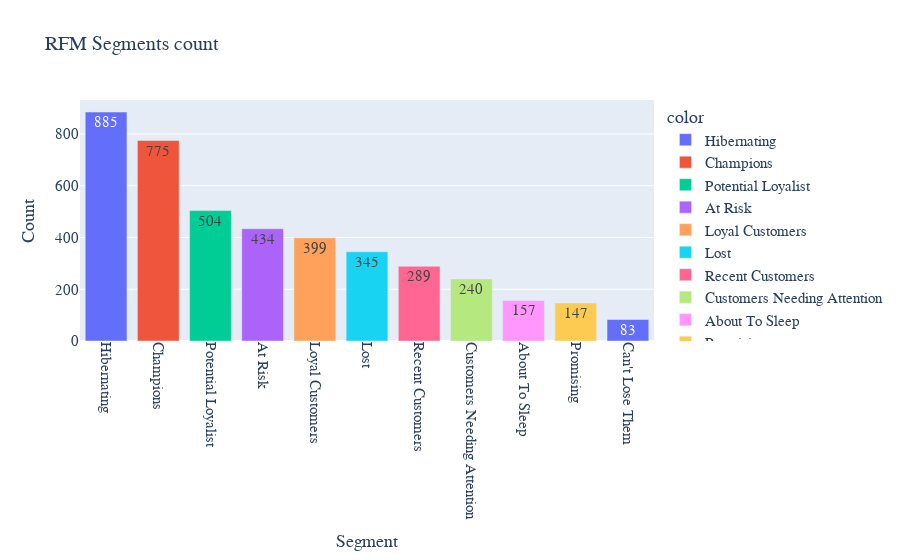

This figure's notebook cell:
### Code cell
Segment = rfm_score_cleaned['Segment'].value_counts()
fig = px.bar(x=Segment.index, 
             y=Segment.values,
             color=Segment.index,
             text=Segment.values,
             title="RFM Segments count")
fig.update_layout(
    xaxis_title="Segment",
    yaxis_title="Count",
    font=dict(size=15, family="Arial"),
    title_font=dict(size=20, family="Arial"),
    xaxis=dict(tickangle=90) 
)
fig.show()

### Figure 1 — Plotly figure (JSON) as saved in the notebook; plotly's stock layout.template omitted (floating-point values rounded to 4 significant figures)
{"data": [{"alignmentgroup": "True", "hovertemplate": "color=Hibernating<br>x=%{x}<br>y=%{y}<br>text=%{text}<extra></extra>", "legendgroup": "Hibernating", "marker": {"color": "#636efa", "pattern": {"shape": ""}}, "name": "Hibernating", "offsetgroup": "Hibernating", "orientation": "v", "showlegend": true, "text": [885], "textposition": "auto", "type": "bar", "x": ["Hibernating"], "xaxis": "x", "y": [885], "yaxis": "y"}, {"alignmentgroup": "True", "hovertemplate": "color=Champions<br>x=%{x}<br>y=%{y}<br>text=%{text}<extra></extra>", "legendgroup": "Champions", "marker": {"color": "#EF553B", "pattern": {"shape": ""}}, "name": "Champions", "offsetgroup": "Champions", "orientation": "v", "showlegend": true, "text": [775], "textposition": "auto", "type": "bar", "x": ["Champions"], "xaxis": "x", "y": [775], "yaxis": "y"}, {"alignmentgroup": "True", "hovertemplate": "color=Potential Loyalist<br>x=%{x}<br>y=%{y}<br>text=%{text}<extra></extra>", "legendgroup": "Potential Loyalist", "marker": {"color": "#00cc96", "pattern": {"shape": ""}}, "name": "Potential Loyalist", "offsetgroup": "Potential Loyalist", "orientation": "v", "showlegend": true, "text": [504], "textposition": "auto", "type": "bar", "x": ["Potential Loyalist"], "xaxis": "x", "y": [504], "yaxis": "y"}, {"alignmentgroup": "True", "hovertemplate": "color=At Risk<br>x=%{x}<br>y=%{y}<br>text=%{text}<extra></extra>", "legendgroup": "At Risk", "marker": {"color": "#ab63fa", "pattern": {"shape": ""}}, "name": "At Risk", "offsetgroup": "At Risk", "orientation": "v", "showlegend": true, "text": [434], "textposition": "auto", "type": "bar", "x": ["At Risk"], "xaxis": "x", "y": [434], "yaxis": "y"}, {"alignmentgroup": "True", "hovertemplate": "color=Loyal Customers<br>x=%{x}<br>y=%{y}<br>text=%{text}<extra></extra>", "legendgroup": "Loyal Customers", "marker": {"color": "#FFA15A", "pattern": {"shape": ""}}, "name": "Loyal Customers", "offsetgroup": "Loyal Customers", "orientation": "v", "showlegend": true, "text": [399], "textposition": "auto", "type": "bar", "x": ["Loyal Customers"], "xaxis": "x", "y": [399], "yaxis": "y"}, {"alignmentgroup": "True", "hovertemplate": "color=Lost<br>x=%{x}<br>y=%{y}<br>text=%{text}<extra></extra>", "legendgroup": "Lost", "marker": {"color": "#19d3f3", "pattern": {"shape": ""}}, "name": "Lost", "offsetgroup": "Lost", "orientation": "v", "showlegend": true, "text": [345], "textposition": "auto", "type": "bar", "x": ["Lost"], "xaxis": "x", "y": [345], "yaxis": "y"}, {"alignmentgroup": "True", "hovertemplate": "color=Recent Customers<br>x=%{x}<br>y=%{y}<br>text=%{text}<extra></extra>", "legendgroup": "Recent Customers", "marker": {"color": "#FF6692", "pattern": {"shape": ""}}, "name": "Recent Customers", "offsetgroup": "Recent Customers", "orientation": "v", "showlegend": true, "text": [289], "textposition": "auto", "type": "bar", "x": ["Recent Customers"], "xaxis": "x", "y": [289], "yaxis": "y"}, {"alignmentgroup": "True", "hovertemplate": "color=Customers Needing Attention<br>x=%{x}<br>y=%{y}<br>text=%{text}<extra></extra>", "legendgroup": "Customers Needing Attention", "marker": {"color": "#B6E880", "pattern": {"shape": ""}}, "name": "Customers Needing Attention", "offsetgroup": "Customers Needing Attention", "orientation": "v", "showlegend": true, "text": [240], "textposition": "auto", "type": "bar", "x": ["Customers Needing Attention"], "xaxis": "x", "y": [240], "yaxis": "y"}, {"alignmentgroup": "True", "hovertemplate": "color=About To Sleep<br>x=%{x}<br>y=%{y}<br>text=%{text}<extra></extra>", "legendgroup": "About To Sleep", "marker": {"color": "#FF97FF", "pattern": {"shape": ""}}, "name": "About To Sleep", "offsetgroup": "About To Sleep", "orientation": "v", "showlegend": true, "text": [157], "textposition": "auto", "type": "bar", "x": ["About To Sleep"], "xaxis": "x", "y": [157], "yaxis": "y"}, {"alignmentgroup": "True", "hovertemplate": "color=Promising<br>x=%{x}<br>y=%{y}<br>text=%{text}<extra></extra>", "legendgroup": "Promising", "marker": {"color": "#FECB52", "pattern": {"shape": ""}}, "name": "Promising", "offsetgroup": "Promising", "orientation": "v", "showlegend": true, "text": [147], "textposition": "auto", "type": "bar", "x": ["Promising"], "xaxis": "x", "y": [147], "yaxis": "y"}, {"alignmentgroup": "True", "hovertemplate": "color=Can't Lose Them<br>x=%{x}<br>y=%{y}<br>text=%{text}<extra></extra>", "legendgroup": "Can't Lose Them", "marker": {"color": "#636efa", "pattern": {"shape": ""}}, "name": "Can't Lose Them", "offsetgroup": "Can't Lose Them", "orientation": "v", "showlegend": true, "text": [83], "textposition": "auto", "type": "bar", "x": ["Can't Lose Them"], "xaxis": "x", "y": [83], "yaxis": "y"}], "layout": {"barmode": "relative", "font": {"family": "Arial", "size": 15}, "legend": {"title": {"text": "color"}, "tracegroupgap": 0}, "title": {"font": {"family": "Arial", "size": 20}, "text": "RFM Segments count"}, "xaxis": {"anchor": "y", "domain": [0, 1], "tickangle": 90, "title": {"text": "Segment"}}, "yaxis": {"anchor": "x", "domain": [0, 1], "title": {"text": "Count"}}}}
